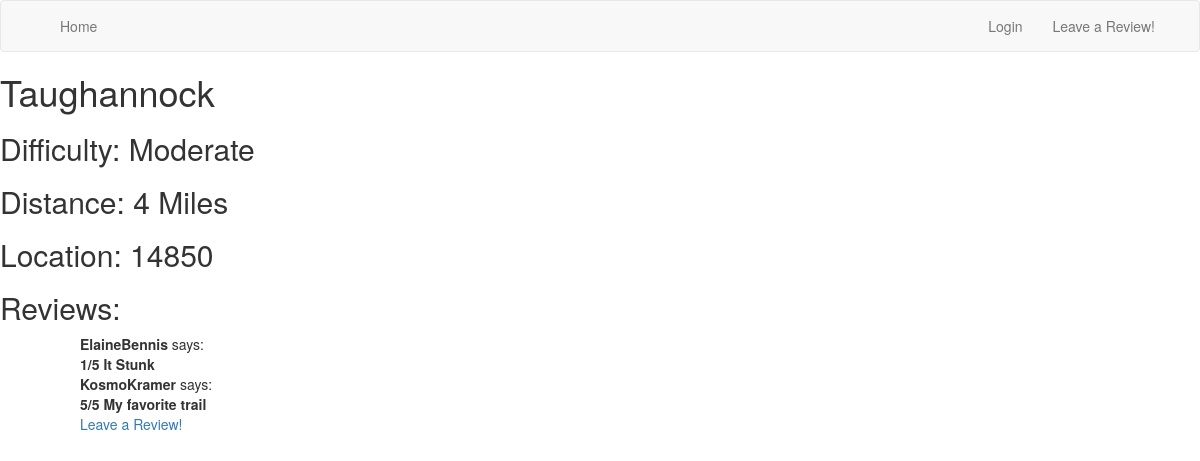
The app's page /trailAndReview/Taughannock with its own data.
### app/models.py (models this page shows, shortened)
class Trail(db.Model):
    id = db.Column(db.Integer, primary_key=True)
    name = db.Column(db.String(64), index=True, unique=True)
    distance = db.Column(db.String(64), index=True)
    difficulty = db.Column(db.String(64), index=True)
    location = db.Column(db.String(64), index=True)
    t2rs = db.relationship('TrailToReview', backref='trail', lazy='dynamic')

class TrailToReview(db.Model):
    id = db.Column(db.Integer, primary_key=True)
    trail_id = db.Column(db.Integer, db.ForeignKey('trail.id'))
    review_id = db.Column(db.Integer, db.ForeignKey('review.id'))

class User(UserMixin, db.Model):
    id = db.Column(db.Integer, primary_key=True)
    username = db.Column(db.String(64), index=True, unique=True)
    email = db.Column(db.String(120), index=True, unique=True)
    password_hash = db.Column(db.String(128))
    reviews = db.relationship('Review', backref='user', lazy='dynamic')

class Review(db.Model):
    id = db.Column(db.Integer, primary_key=True)
    userID = db.Column(db.Integer, db.ForeignKey('user.id'))
    rating = db.Column(db.String(16))
    description = db.Column(db.String(256))
    t2rs = db.relationship('TrailToReview', backref='review', lazy='dynamic')

### app/routes.py (the view)
@app.route('/trailAndReview/<name>')
def trail(name):
    trail = Trail.query.filter(Trail.name == name).first()
    return render_template('trailAndReview.html', trail=trail)

### app/templates/trailAndReview.html (shortened to what this page needs)
{% extends 'base.html' %}
{%  block content %}
<html lang="en">
<head>
</head>
<body>
<h1>{{ trail.name }}</h1>
<h2> Difficulty: {{ trail.difficulty }}</h2>
<h2>Distance: {{ trail.distance }}</h2>
<h2>Location: {{trail.location}}</h2>
<h2>Reviews:</h2>
<ul>
     {% for t2r in trail.t2rs %}
         <ul>
             <b>{{t2r.review.user.username}}</b>
             says:
             <br>
             <b>{{t2r.review.rating}}</b>
            <b>{{ t2r.review.description }}</b>
         </ul>
     {% endfor %}
    <ul><a href="{{ url_for('trailreview',name=trail.name) }}">Leave a Review!</a></ul>
</ul>
</body>
</html>
{% endblock %}

### records on screen
Trail: name "Taughannock", difficulty "Moderate", distance "4 Miles", location "14850"
TrailToReview: review.user.username "ElaineBennis", review.rating "1/5", review.description "It Stunk"
TrailToReview: review.user.username "KosmoKramer", review.rating "5/5", review.description "My favorite trail"
